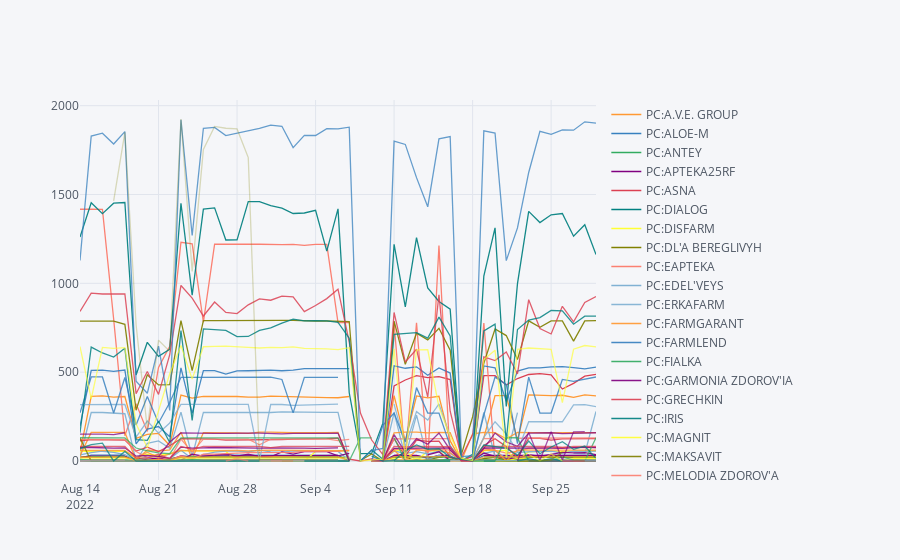

Write notebook code for a chart like this one.
### Code cell
makeplot('Novartis Юперио таблетки 50мг 56шт')
